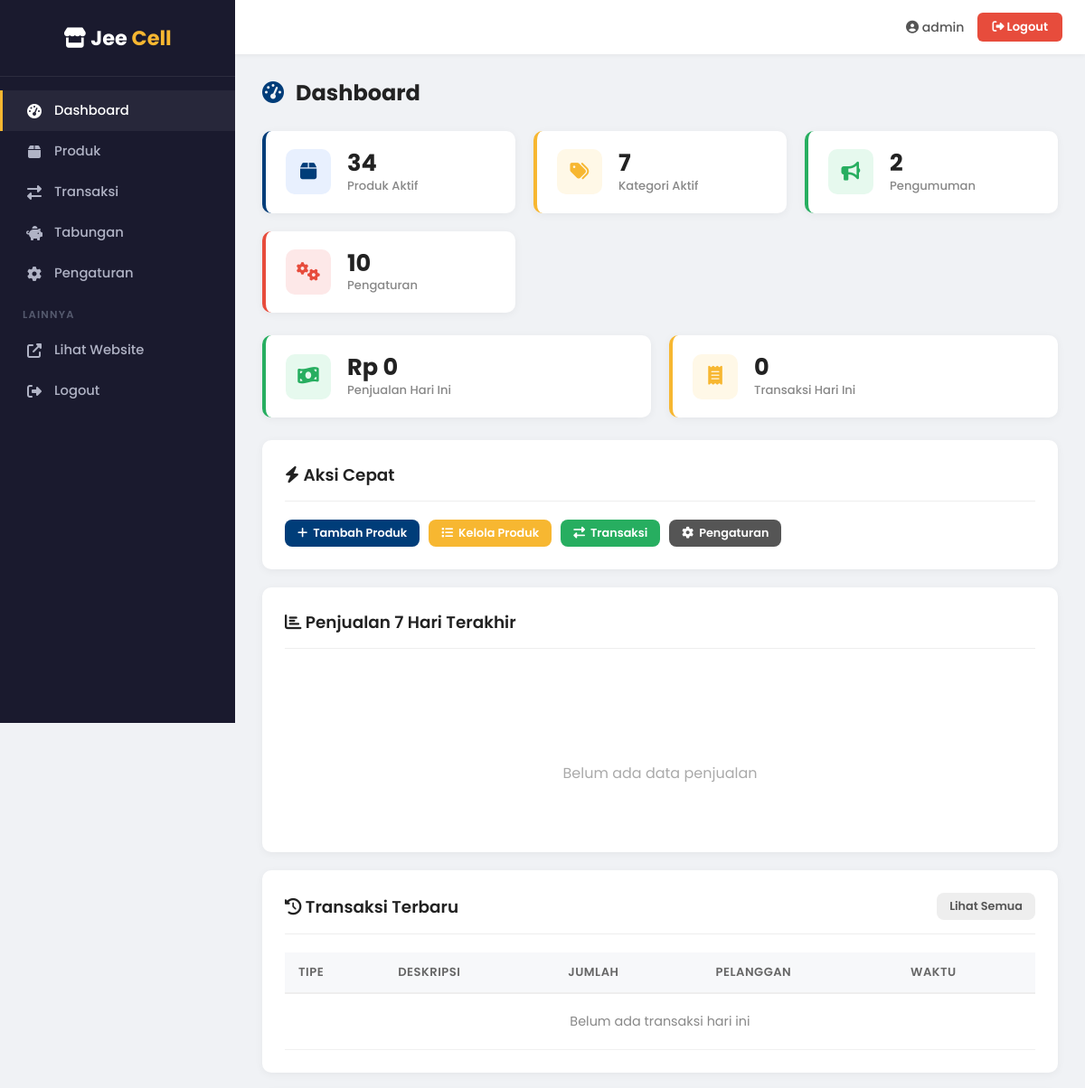
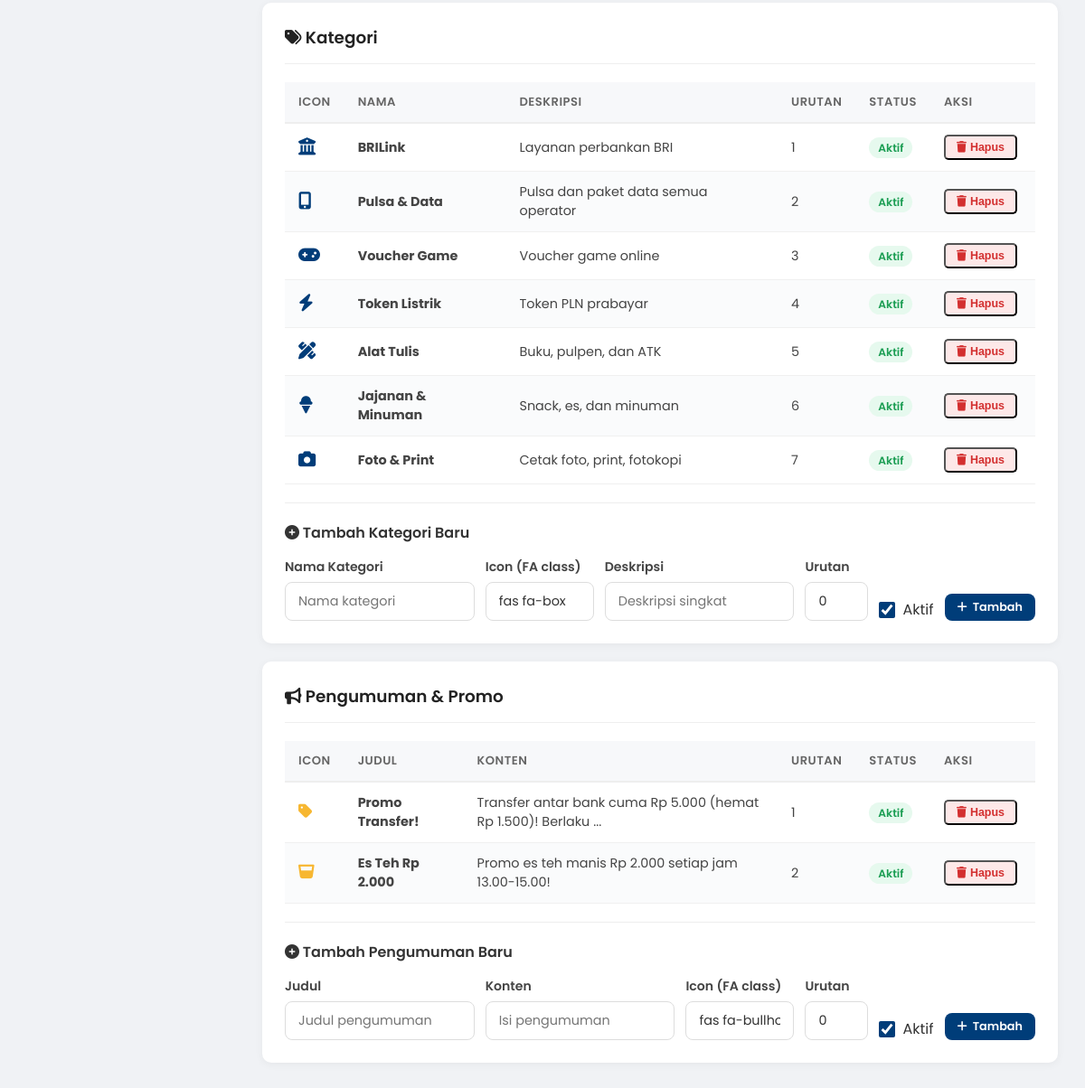
The app's page /admin/dashboard (signed in) with its own data (2 pictures, top to bottom).
### tables this page shows
CREATE TABLE categories (
        id INTEGER PRIMARY KEY AUTOINCREMENT,
        name TEXT NOT NULL,
        icon TEXT DEFAULT 'fas fa-box',
        description TEXT,
        sort_order INTEGER DEFAULT 0,
        is_active INTEGER DEFAULT 1,
        created_at TIMESTAMP DEFAULT CURRENT_TIMESTAMP
    );

CREATE TABLE announcements (
        id INTEGER PRIMARY KEY AUTOINCREMENT,
        title TEXT NOT NULL,
        content TEXT,
        icon TEXT DEFAULT 'fas fa-bullhorn',
        is_active INTEGER DEFAULT 1,
        sort_order INTEGER DEFAULT 0,
        created_at TIMESTAMP DEFAULT CURRENT_TIMESTAMP
    );

### app.py (the view)
@app.route('/admin/dashboard')
@admin_required
def admin_dashboard():
    settings = get_all_settings()
    pcount = get_product_count()
    ccount = get_category_count()
    announcements = get_announcements(active_only=False)
    categories = get_categories(active_only=False)
    sales_today = get_total_sales_today()
    transaction_count_today = get_transaction_count_today()
    recent_transactions = get_recent_transactions(limit=5)
    sales_weekly = get_sales_summary(days=7)
    return render_template('admin/dashboard.html',
                           settings=settings,
                           product_count=pcount,
                           category_count=ccount,
                           announcements=announcements,
                           categories=categories,
                           sales_today=sales_today,
                           transaction_count_today=transaction_count_today,
                           recent_transactions=recent_transactions,
                           sales_weekly=sales_weekly)

### templates/admin/dashboard.html (shortened to what this page needs)
<!DOCTYPE html>
<html lang="id">
<head>
    <link rel="stylesheet" href="https://cdnjs.cloudflare.com/ajax/libs/font-awesome/6.4.0/css/all.min.css">
    <link rel="stylesheet" href="/static/css/admin.css">
</head>
<body>
    <aside class="sidebar" id="sidebar">
        <div class="sidebar-header">
            <div class="logo"><i class="fas fa-store"></i> Jee <span>Cell</span></div>
        </div>
        <ul class="sidebar-menu">
            <li><a href="{{ url_for('admin_dashboard') }}" class="active"><i class="fas fa-tachometer-alt"></i> Dashboard</a></li>
            <li><a href="{{ url_for('admin_products') }}"><i class="fas fa-box"></i> Produk</a></li>
            <li><a href="{{ url_for('admin_transactions') }}"><i class="fas fa-exchange-alt"></i> Transaksi</a></li>
            <li><a href="{{ url_for('admin_savings') }}"><i class="fas fa-piggy-bank"></i> Tabungan</a></li>
            <li><a href="{{ url_for('admin_settings') }}"><i class="fas fa-cog"></i> Pengaturan</a></li>
            <div class="sidebar-section-title">Lainnya</div>
            <li><a href="/" target="_blank"><i class="fas fa-external-link-alt"></i> Lihat Website</a></li>
            <li><a href="{{ url_for('admin_logout') }}"><i class="fas fa-sign-out-alt"></i> Logout</a></li>
        </ul>
    </aside>
    <div class="topbar">
        <div class="topbar-left">
        </div>
        <div class="topbar-right">
            <span class="admin-name"><i class="fas fa-user-circle"></i> {{ session.admin_user }}</span>
            <a href="{{ url_for('admin_logout') }}" class="btn-logout"><i class="fas fa-sign-out-alt"></i> Logout</a>
        </div>
    </div>
    <div class="main-content">
        <h1 class="page-title"><i class="fas fa-tachometer-alt"></i> Dashboard</h1>
        <div class="stats-grid">
            <div class="stat-card">
                <div class="stat-icon"><i class="fas fa-box"></i></div>
                <div class="stat-info">
                    <div class="stat-number">{{ product_count }}</div>
                    <div class="stat-label">Produk Aktif</div>
                </div>
            </div>
            <div class="stat-card accent">
                <div class="stat-icon"><i class="fas fa-tags"></i></div>
                <div class="stat-info">
                    <div class="stat-number">{{ category_count }}</div>
                    <div class="stat-label">Kategori Aktif</div>
                </div>
            </div>
            <div class="stat-card success">
                <div class="stat-icon"><i class="fas fa-bullhorn"></i></div>
                <div class="stat-info">
                    <div class="stat-number">{{ announcements|length }}</div>
                    <div class="stat-label">Pengumuman</div>
                </div>
            </div>
            <div class="stat-card danger">
                <div class="stat-icon"><i class="fas fa-cogs"></i></div>
                <div class="stat-info">
                    <div class="stat-number">{{ settings|length }}</div>
                    <div class="stat-label">Pengaturan</div>
                </div>
            </div>
        </div>
        <div class="stats-grid">
            <div class="stat-card success">
                <div class="stat-icon"><i class="fas fa-money-bill-wave"></i></div>
                <div class="stat-info">
                    <div class="stat-number">Rp {{ "{:,.0f}".format(sales_today) }}</div>
                    <div class="stat-label">Penjualan Hari Ini</div>
                </div>
            </div>
            <div class="stat-card accent">
                <div class="stat-icon"><i class="fas fa-receipt"></i></div>
                <div class="stat-info">
                    <div class="stat-number">{{ transaction_count_today }}</div>
                    <div class="stat-label">Transaksi Hari Ini</div>
                </div>
            </div>
        </div>
        <div class="card">
            <div class="card-header">
                <h2><i class="fas fa-bolt"></i> Aksi Cepat</h2>
            </div>
            <div style="display: flex; flex-wrap: wrap; gap: 10px;">
                <a href="{{ url_for('admin_product_add') }}" class="btn btn-primary btn-sm"><i class="fas fa-plus"></i> Tambah Produk</a>
                <a href="{{ url_for('admin_products') }}" class="btn btn-accent btn-sm"><i class="fas fa-list"></i> Kelola Produk</a>
                <a href="{{ url_for('admin_transactions') }}" class="btn btn-sm" style="background:#27ae60;color:#fff;"><i class="fas fa-exchange-alt"></i> Transaksi</a>
                <a href="{{ url_for('admin_settings') }}" class="btn btn-sm" style="background:#555;color:#fff;"><i class="fas fa-cog"></i> Pengaturan</a>
            </div>
        </div>
        <div class="card">
            <div class="card-header">
                <h2><i class="fas fa-chart-bar"></i> Penjualan 7 Hari Terakhir</h2>
            </div>
            <div style="display:flex;align-items:flex-end;gap:8px;height:180px;padding:10px 0;">
                {% if not sales_weekly %}
                <div style="text-align:center;width:100%;color:#aaa;padding:40px 0;">Belum ada data penjualan</div>
                {% endif %}
            </div>
        </div>
        <div class="card">
            <div class="card-header">
                <h2><i class="fas fa-history"></i> Transaksi Terbaru</h2>
                <a href="{{ url_for('admin_transactions') }}" class="btn btn-sm" style="background:#eee;color:#555;">Lihat Semua</a>
            </div>
            <div class="table-wrapper">
                <table>
                    <thead>
                        <tr>
                            <th>Tipe</th>
                            <th>Deskripsi</th>
                            <th>Jumlah</th>
                            <th>Pelanggan</th>
                            <th>Waktu</th>
                        </tr>
                    </thead>
                    <tbody>
                        {% if not recent_transactions %}
                        <tr><td colspan="5" style="text-align:center;color:#888;padding:20px;">Belum ada transaksi hari ini</td></tr>
                        {% endif %}
                    </tbody>
                </table>
            </div>
        </div>
        <div class="card">
            <div class="card-header">
                <h2><i class="fas fa-tags"></i> Kategori</h2>
            </div>
            <div class="table-wrapper">
                <table>
                    <thead>
                        <tr>
                            <th>Icon</th>
                            <th>Nama</th>
                            <th>Deskripsi</th>
                            <th>Urutan</th>
                            <th>Status</th>
                            <th>Aksi</th>
                        </tr>
                    </thead>
                    <tbody>
                        {% for cat in categories %}
                        <tr>
                            <td><i class="{{ cat.icon }}" style="font-size:1.2rem;color:#003d79;"></i></td>
                            <td><strong>{{ cat.name }}</strong></td>
                            <td>{{ cat.description or '-' }}</td>
                            <td>{{ cat.sort_order }}</td>
                            <td>
                                {% if cat.is_active %}
                                <span class="badge badge-success">Aktif</span>
                                {% else %}
                                <span class="badge badge-danger">Nonaktif</span>
                                {% endif %}
                            </td>
                            <td>
                                <form method="POST" action="{{ url_for('admin_category_delete', cid=cat.id) }}" style="display:inline;" onsubmit="return confirm('Yakin hapus kategori ini?')">
                                    <button type="submit" class="btn-action delete"><i class="fas fa-trash"></i> Hapus</button>
                                </form>
                            </td>
                        </tr>
                        {% endfor %}
                    </tbody>
                </table>
            </div>
            <div style="margin-top:20px; padding-top:20px; border-top:1px solid #eee;">
                <h3 style="font-size:1rem;font-weight:600;margin-bottom:15px;color:#333;"><i class="fas fa-plus-circle"></i> Tambah Kategori Baru</h3>
                <form method="POST" action="{{ url_for('admin_category_add') }}" style="display:flex;flex-wrap:wrap;gap:12px;align-items:flex-end;">
                    <div class="form-group" style="margin-bottom:0;flex:1;min-width:150px;">
                        <label>Nama Kategori</label>
                        <input type="text" name="name" class="form-control" placeholder="Nama kategori" required>
                    </div>
                    <div class="form-group" style="margin-bottom:0;flex:0.5;min-width:120px;">
                        <label>Icon (FA class)</label>
                        <input type="text" name="icon" class="form-control" placeholder="fas fa-box" value="fas fa-box">
                    </div>
                    <div class="form-group" style="margin-bottom:0;flex:1;min-width:150px;">
                        <label>Deskripsi</label>
                        <input type="text" name="description" class="form-control" placeholder="Deskripsi singkat">
                    </div>
                    <div class="form-group" style="margin-bottom:0;flex:0.3;min-width:70px;">
                        <label>Urutan</label>
                        <input type="number" name="sort_order" class="form-control" value="0">
                    </div>
                    <div class="form-check" style="margin-bottom:0;">
                        <input type="checkbox" name="is_active" id="cat_active" checked>
                        <label for="cat_active" style="margin-bottom:0;">Aktif</label>
                    </div>
                    <button type="submit" class="btn btn-primary btn-sm"><i class="fas fa-plus"></i> Tambah</button>
                </form>
            </div>
        </div>
        <div class="card">
            <div class="card-header">
                <h2><i class="fas fa-bullhorn"></i> Pengumuman & Promo</h2>
            </div>
            <div class="table-wrapper">
                <table>
                    <thead>
                        <tr>
                            <th>Icon</th>
                            <th>Judul</th>
                            <th>Konten</th>
                            <th>Urutan</th>
                            <th>Status</th>
                            <th>Aksi</th>
                        </tr>
                    </thead>
                    <tbody>
                        {% for ann in announcements %}
                        <tr>
                            <td><i class="{{ ann.icon }}" style="font-size:1.1rem;color:#f7b731;"></i></td>
                            <td><strong>{{ ann.title }}</strong></td>
                            <td>{{ ann.content[:60] }}{% if ann.content|length > 60 %}...{% endif %}</td>
                            <td>{{ ann.sort_order }}</td>
                            <td>
                                {% if ann.is_active %}
                                <span class="badge badge-success">Aktif</span>
                                {% else %}
                                <span class="badge badge-danger">Nonaktif</span>
                                {% endif %}
                            </td>
                            <td>
                                <form method="POST" action="{{ url_for('admin_announcement_delete', aid=ann.id) }}" style="display:inline;" onsubmit="return confirm('Yakin hapus pengumuman ini?')">
                                    <button type="submit" class="btn-action delete"><i class="fas fa-trash"></i> Hapus</button>
                                </form>
                            </td>
                        </tr>
                        {% endfor %}
                    </tbody>
                </table>
            </div>
            <div style="margin-top:20px; padding-top:20px; border-top:1px solid #eee;">
                <h3 style="font-size:1rem;font-weight:600;margin-bottom:15px;color:#333;"><i class="fas fa-plus-circle"></i> Tambah Pengumuman Baru</h3>
                <form method="POST" action="{{ url_for('admin_announcement_add') }}" style="display:flex;flex-wrap:wrap;gap:12px;align-items:flex-end;">
                    <div class="form-group" style="margin-bottom:0;flex:1;min-width:150px;">
                        <label>Judul</label>
                        <input type="text" name="title" class="form-control" placeholder="Judul pengumuman" required>
                    </div>
                    <div class="form-group" style="margin-bottom:0;flex:1;min-width:200px;">
                        <label>Konten</label>
                        <input type="text" name="content" class="form-control" placeholder="Isi pengumuman">
                    </div>
                    <div class="form-group" style="margin-bottom:0;flex:0.5;min-width:120px;">
                        <label>Icon (FA class)</label>
                        <input type="text" name="icon" class="form-control" placeholder="fas fa-bullhorn" value="fas fa-bullhorn">
                    </div>
                    <div class="form-group" style="margin-bottom:0;flex:0.3;min-width:70px;">
                        <label>Urutan</label>
                        <input type="number" name="sort_order" class="form-control" value="0">
                    </div>
                    <div class="form-check" style="margin-bottom:0;">
                        <input type="checkbox" name="is_active" id="ann_active" checked>
                        <label for="ann_active" style="margin-bottom:0;">Aktif</label>
                    </div>
                    <button type="submit" class="btn btn-primary btn-sm"><i class="fas fa-plus"></i> Tambah</button>
                </form>
            </div>
        </div>
    </div>
</body>
</html>

### records on screen
categories: name "BRILink", description "Layanan perbankan BRI", sort_order "1", is_active "Aktif"
categories: name "Pulsa & Data", description "Pulsa dan paket data semua operator", sort_order "2", is_active "Aktif"
categories: name "Voucher Game", description "Voucher game online", sort_order "3", is_active "Aktif"
categories: name "Token Listrik", description "Token PLN prabayar", sort_order "4", is_active "Aktif"
categories: name "Alat Tulis", description "Buku, pulpen, dan ATK", sort_order "5", is_active "Aktif"
categories: name "Jajanan & Minuman", description "Snack, es, dan minuman", sort_order "6", is_active "Aktif"
categories: name "Foto & Print", description "Cetak foto, print, fotokopi", sort_order "7", is_active "Aktif"
announcements: title "Promo Transfer!", content "Transfer antar bank cuma Rp 5.000 (hemat Rp 1.500)! Berlaku", sort_order "1", is_active "Aktif"
announcements: title "Es Teh Rp 2.000", content "Promo es teh manis Rp 2.000 setiap jam 13.00-15.00!", sort_order "2", is_active "Aktif"

### other values on screen
{{ session.admin_user }} "admin"
{{ product_count }} "34"
{{ category_count }} "7"
{{ announcements|length }} "2"
{{ settings|length }} "10"
{{ "{:,.0f}".format(sales_today) }} "0"
{{ transaction_count_today }} "0"
